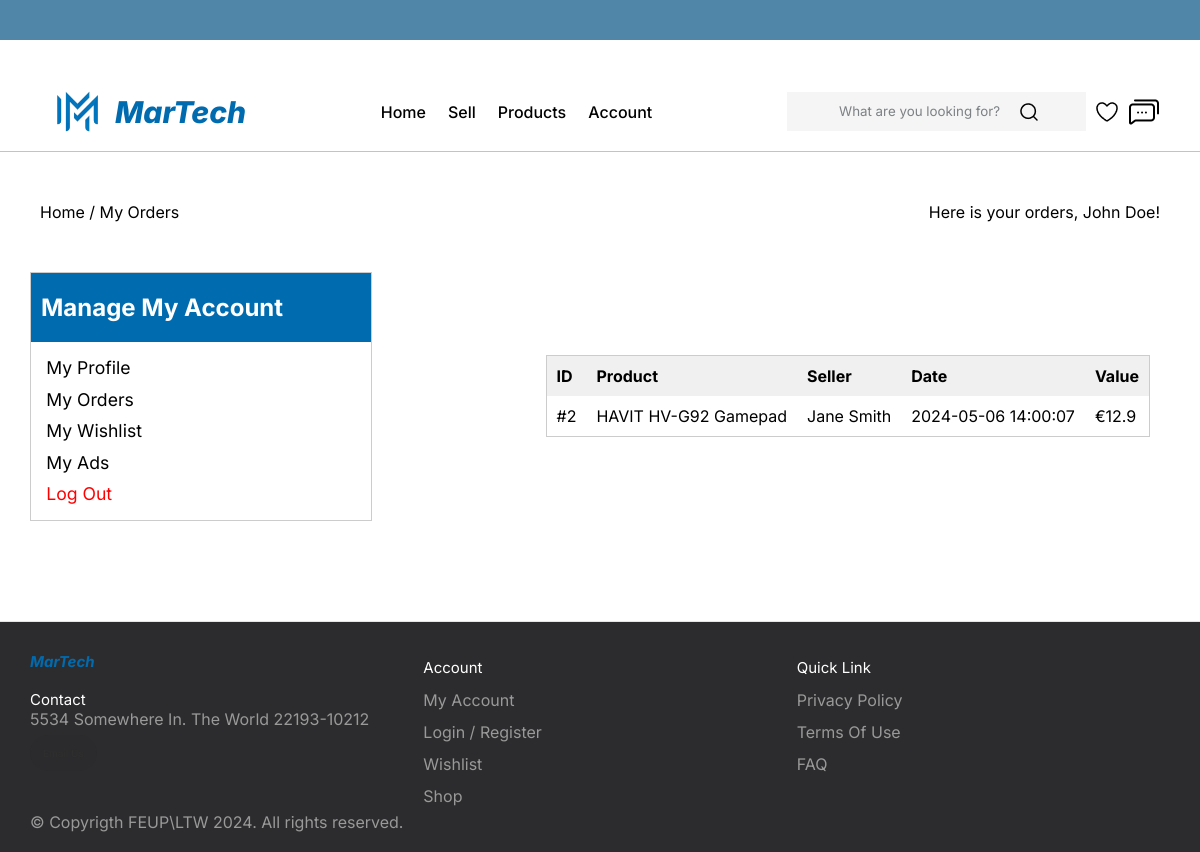
The page /pages/order.php (signed in) on the database its author committed.
### tables this page shows
CREATE TABLE ORDERS (
    id INT PRIMARY KEY NOT NULL,
    buyer_id INT NOT NULL,
    seller_id INT NOT NULL,
    item_id INT NOT NULL,
    amount DECIMAL(10, 2) NOT NULL,
    status TEXT NOT NULL,
    created_at TIMESTAMP DEFAULT CURRENT_TIMESTAMP,
    FOREIGN KEY (buyer_id) REFERENCES USERS(id),
    FOREIGN KEY (seller_id) REFERENCES USERS(id),
    FOREIGN KEY (item_id) REFERENCES ITEMS(id)
);

CREATE TABLE ITEMS(
id INT PRIMARY KEY NOT NULL,
name TEXT NOT NULL,
description TEXT NOT NULL,
price DECIMAL(10, 2) NOT NULL,
old_price DECIMAL(10, 2),
category TEXT NOT NULL,
condition TEXT NOT NULL,
location TEXT NOT NULL,
main_image TEXT NOT NULL,
published_time TEXT NOT NULL,
seller_id INT NOT NULL,
FOREIGN KEY (seller_id) REFERENCES USERS(id)
);

CREATE TABLE USERS(
id INT PRIMARY KEY NOT NULL,
name TEXT NOT NULL,
address TEXT,
phone TEXT NOT NULL UNIQUE,
email TEXT NOT NULL UNIQUE,
password TEXT NOT NULL
);

### actions/orders_action.php (the view, shortened to what this page needs)
<?php
  require_once(__DIR__ .'/../actions/top_bar.php');
  require_once(__DIR__ .'/../actions/footer.php');
  function drawOrders() {
    $session = new Session();
    $db = getDatabaseConnection();
    $user_id = $session->getId();
    $query = 'SELECT * FROM Orders WHERE buyer_id = ?';
    $stmt = $db->prepare($query);
    $stmt->execute(array($user_id));
    $orders = $stmt->fetchAll();
    ?>
    <section class="orders">
    <?php if(!$orders){
            echo '<p>No orders yet</p>';
            ?>
            </section>
            <?php
    }
    else {
        foreach ($orders as $order){
          $item_id = $order['item_id'];
          $query = 'SELECT * FROM Items WHERE id = ?';
          $stmt = $db->prepare($query);
          $stmt->execute(array($item_id));
          $item = $stmt->fetch();
          $item_name = $item['name'];
          $price = $order['amount'];
          $created_at = $order['created_at'];
          $seller_id = $order['seller_id'];
          $query = 'SELECT * FROM Users WHERE id = ?';
          $stmt = $db->prepare($query);
          $stmt->execute(array($seller_id));
          $seller = $stmt->fetch();
          $seller_name = $seller['name'];
    ?>
        <a href="item.php?id=<?php echo $item_id;?>"; class="order_link">
        <table class="order_table">
          <tr>
              <th>ID</th>
              <th>Product</th>
              <th>Seller</th>
              <th>Date</th>
              <th>Value</th>
          </tr>
          <tr>
              <td>#<?php echo $item_id;?></td>
              <td><?php echo $item_name;?></td>
              <td><?php echo $seller_name;?></td>
              <td><?php echo $created_at;?></td>
              <td>€<?php echo $price;?></td>
          </tr>
        </table>
        </a>
      </section>
    <?php
        }
    }
}
?>

### CSS/order.css (style rules this page uses)
#order_body { display: flex; flex-direction: column; }
.orders { display: flex; flex-direction: column; gap: 20px; padding: 20px; }
.order_table { width: 100%; border-collapse: collapse; border: 1px solid #ccc; }
.order_table th { padding: 10px; text-align: left; background-color: #f0f0f0; font-weight: bold; }
.order_table td { padding: 10px; text-align: left; }
.order_link { text-decoration: none; color:inherit; }

### CSS/topbar.css (style rules this page uses)
* { padding: 0px; margin: 0px; box-sizing: border-box; }
html { font-size: 10px; }
body { font-family: "Inter"; font-size: 1.6rem; }
a { text-decoration: none; }

### CSS/footer.css (style rules this page uses)
*, *:before, *:after { box-sizing: border-box; }

### rows shown on the page
orders: item "2", item.name "HAVIT HV-G92 Gamepad", seller.name "Jane Smith", created_at "2024-05-06 14:00:07", amount "12.9"

### other values the page prints
$session->getName() "John Doe"
